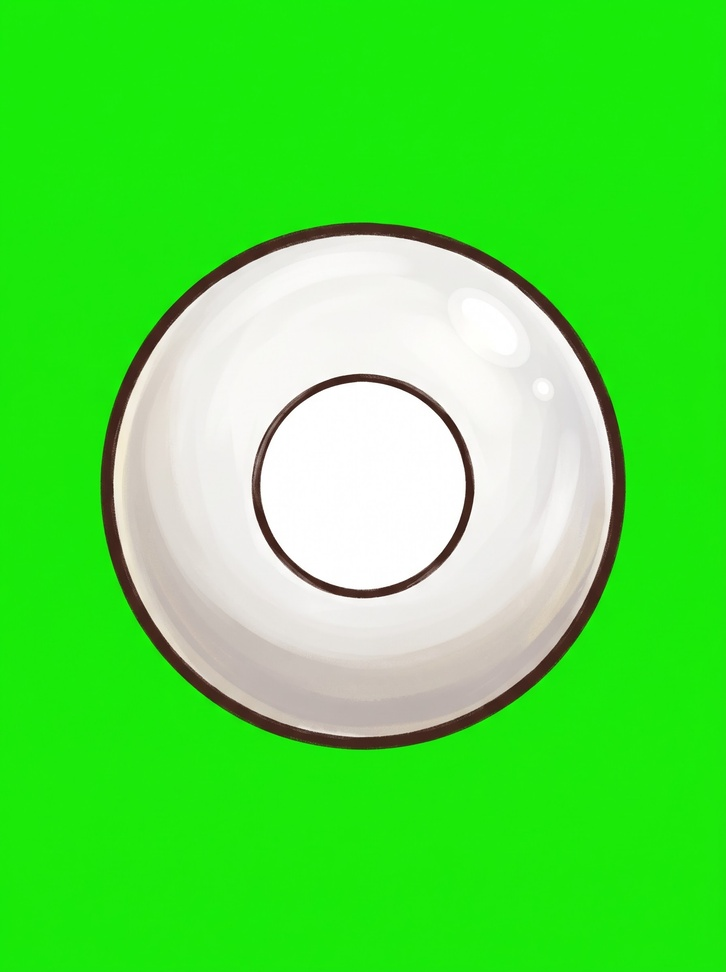
#> input picture episodes/2026-11-16_loto/accessoires/boule_loto.jpg, 726 x 972 px, shrunk from 1792 x 2400 before the run; its folder holds only this picture in this run
$ python detourer.py
#> lines starting #> are read from the running program, lines starting #| are printed output that depends on the picture
"""Détoure les accessoires Gemini sur fond vert (accessoires/*.jpg -> props/*.png) : alpha = 1 - clip((g - max(r, b) - 40) / 80),
vert résiduel retiré des bords (despill), recadrage au contenu."""
import glob, os, numpy as np
from PIL import Image
D = os.path.dirname(os.path.abspath(__file__)); os.makedirs(f'{D}/props', exist_ok=True)
for f in glob.glob(f'{D}/accessoires/*.jpg'):
    a = np.asarray(Image.open(f).convert('RGB')).astype(np.float32); r, g, b = a[..., 0], a[..., 1], a[..., 2]
#> after `r, g, b = (a[..., 0], a[..., 1], a[..., 2])`:
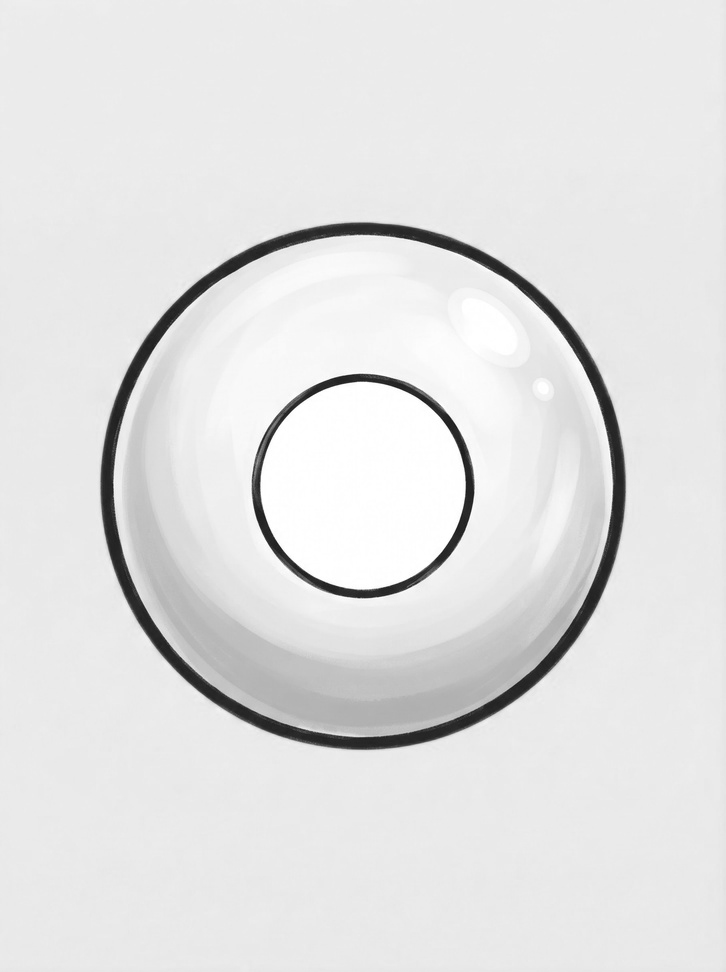
#> g: shape (972, 726) float32; min 19, max 255, mean 226
#> after `r, g, b = (a[..., 0], a[..., 1], a[..., 2])`:
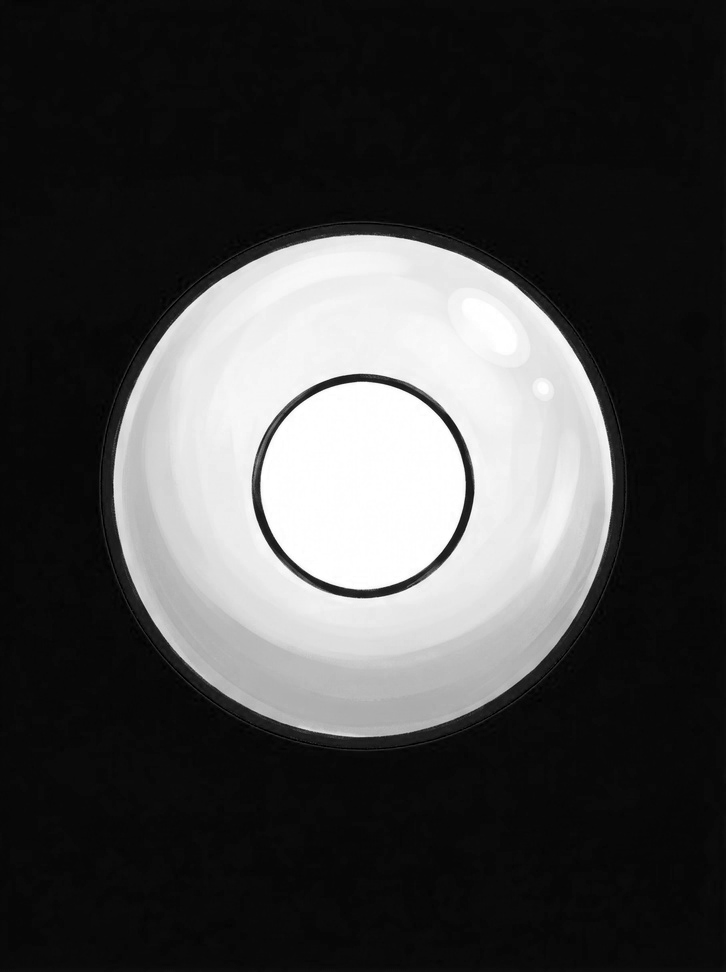
#> b: shape (972, 726) float32; min 0, max 255, mean 68.7
    al = 1-np.clip((g-np.maximum(r, b)-40)/80, 0, 1)
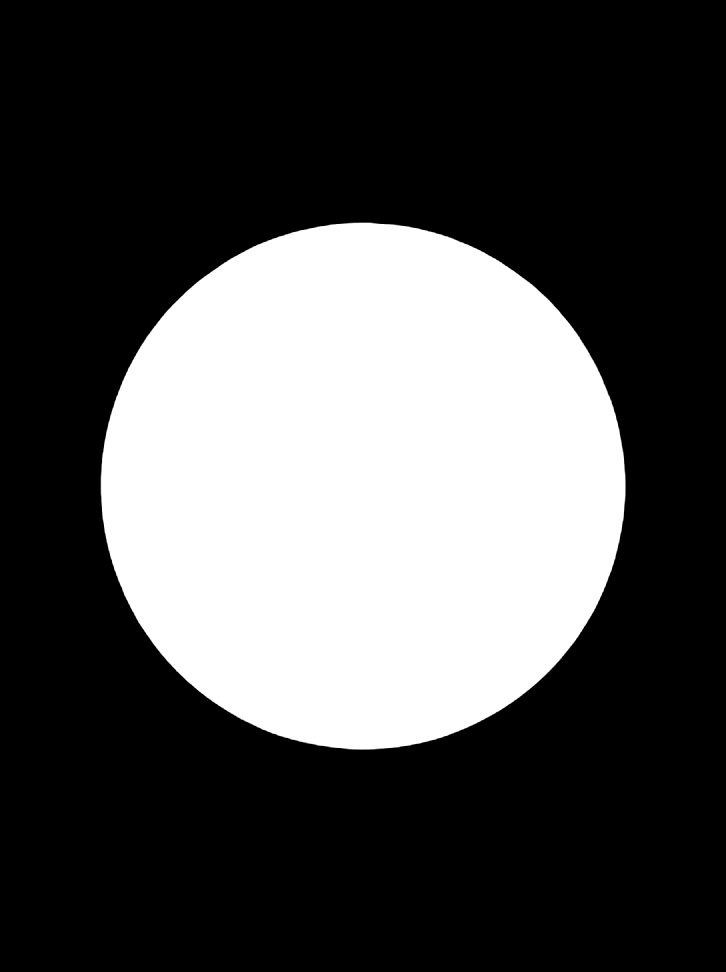
#> al: shape (972, 726) float32; min 0, max 1, mean 0.307
    a[..., 1] = np.minimum(g, np.maximum(r, b)+10)                     # despill
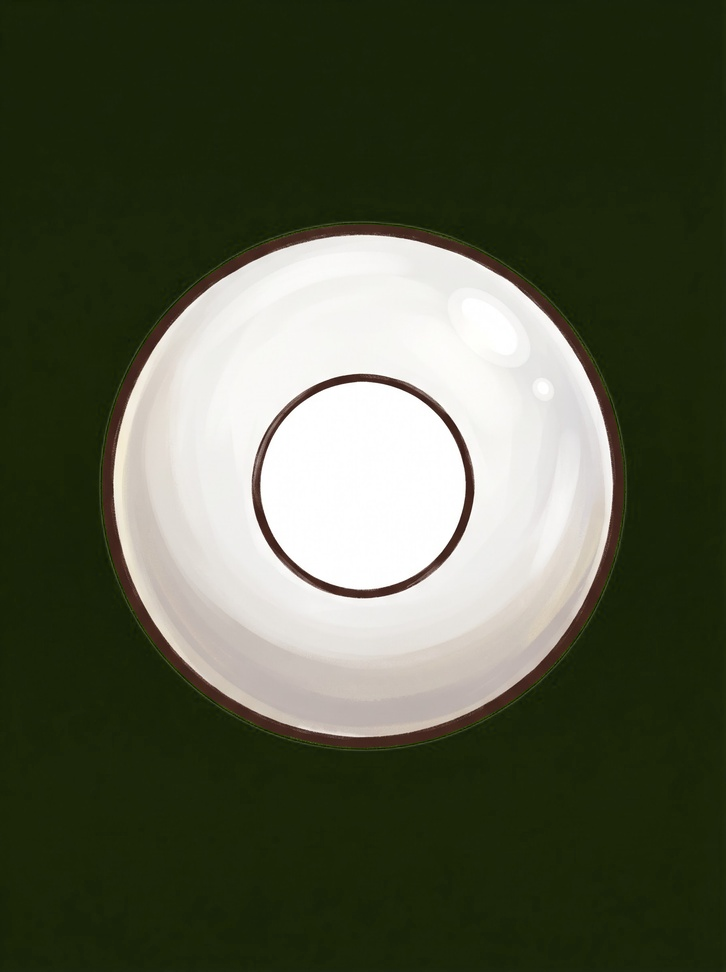
#> a: shape (972, 726, 3) float32; mean R, G, B 83.5, 88.6, 68.6
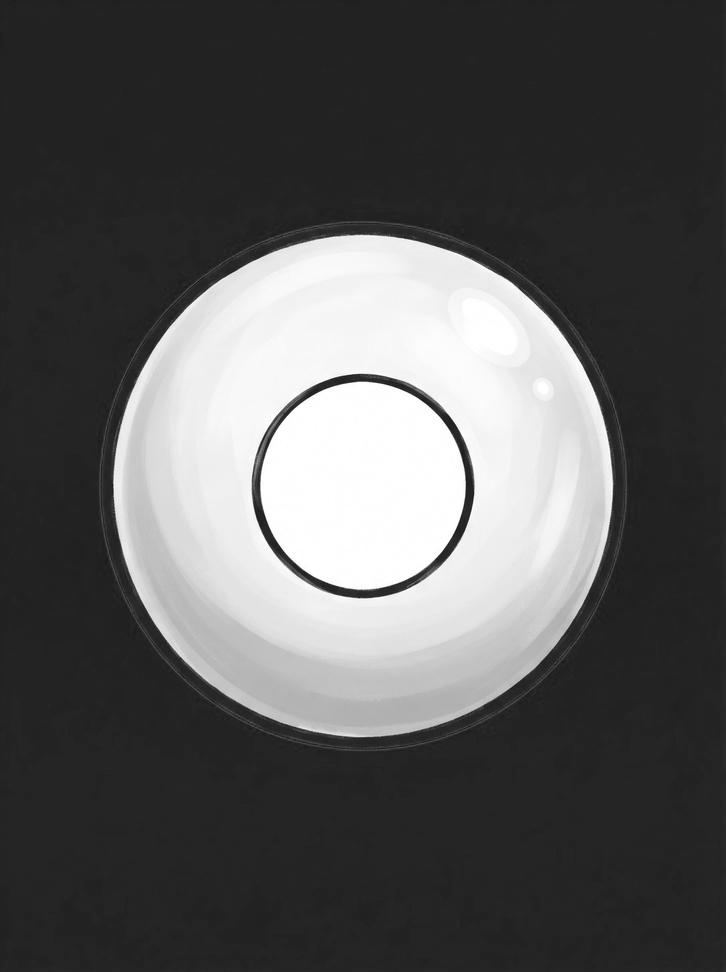
#> g: shape (972, 726) float32; min 19, max 255, mean 88.8
    im = Image.fromarray(np.dstack([a, al*255]).astype(np.uint8), 'RGBA'); im = im.crop(im.getchannel('A').point(lambda v: 255 if v > 8 else 0).getbbox())
#> after `im = Image.fromarray(np.dstack([a, al * 255]).astype(np.uint8), 'RGBA'`:
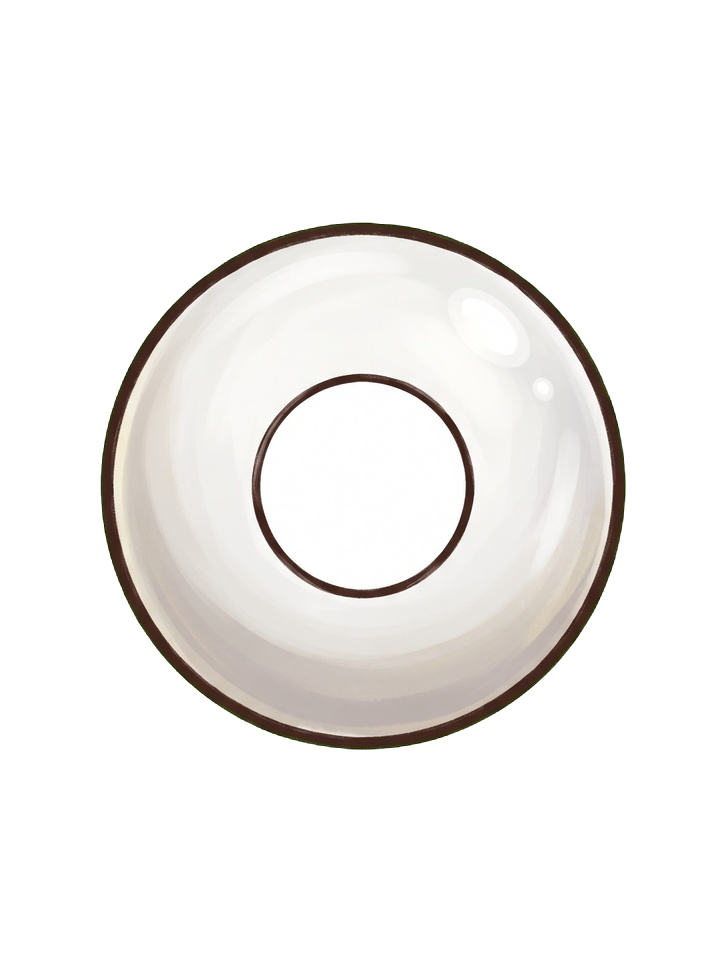
#> im: PIL image 726x972 RGBA; mean R, G, B, A 83.5, 88.8, 68.7, 78.3; transparent parts drawn white
#> after `im = im.crop(im.getchannel('A').point(lambda v: 255 if v > 8 else 0).g`:
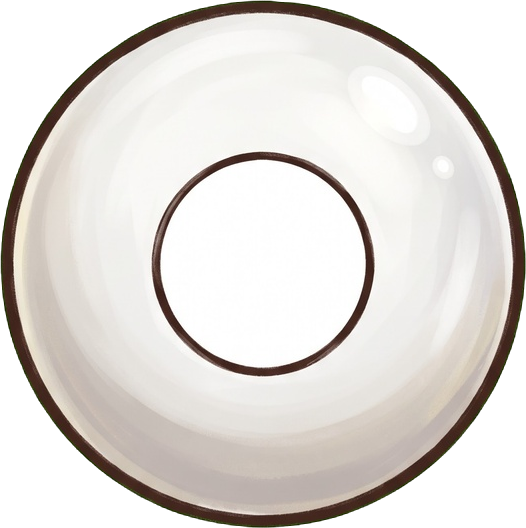
#> im: PIL image 526x528 RGBA; mean R, G, B, A 173.1, 171, 161.1, 199; transparent parts drawn white
    im.save(f'{D}/props/{os.path.basename(f)[:-4]}.png'); print(os.path.basename(f), im.size)
#| boule_loto.jpg (526, 528)

$ run again, on episodes/2026-11-16_loto/accessoires/grille_loto.jpg
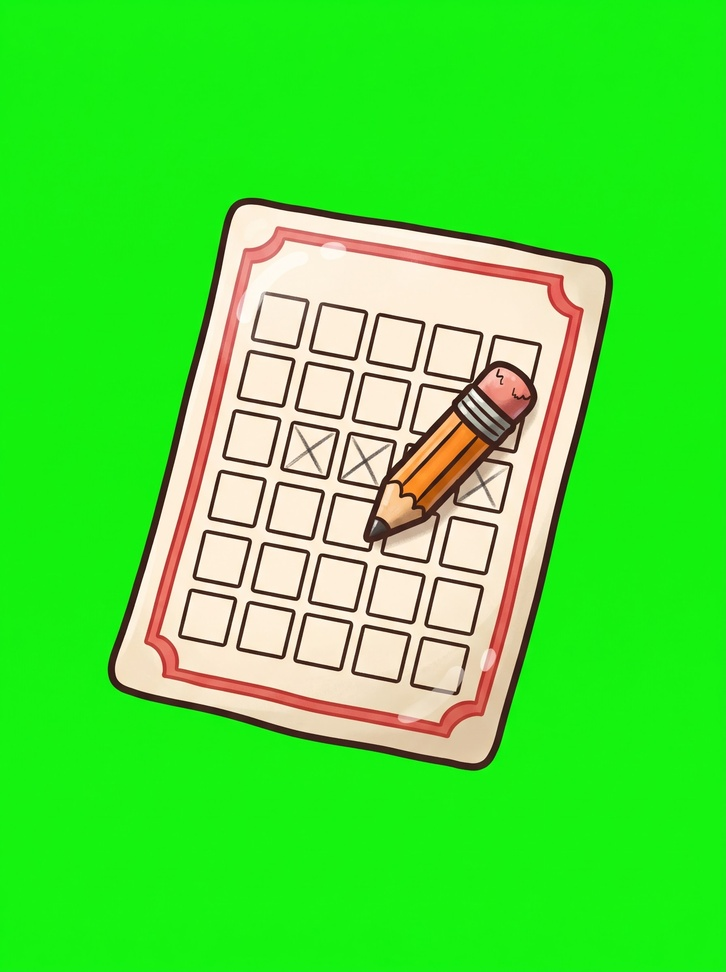
#> input picture episodes/2026-11-16_loto/accessoires/grille_loto.jpg, 726 x 972 px, shrunk from 1792 x 2400 before the run
#> `a[..., 1] = np.minimum(g, np.maximum(r, b)+10)`:
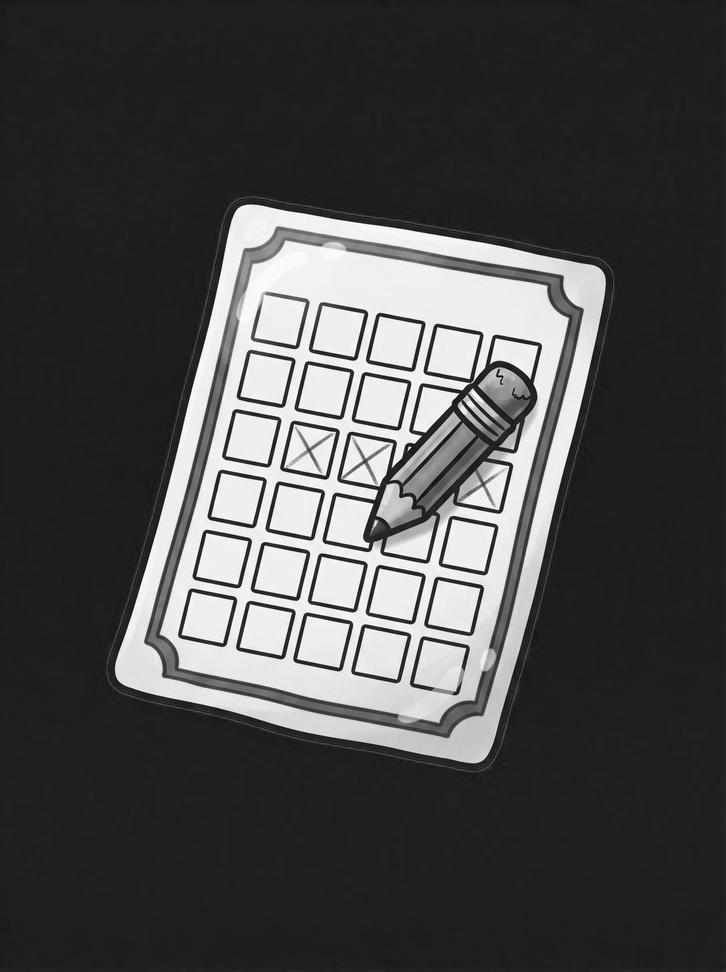
#> g: shape (972, 726) float32; min 3, max 255, mean 74.8
#> `im = im.crop(im.getchannel('A').point(lambda v: 255 if v > 8 else 0).g`:
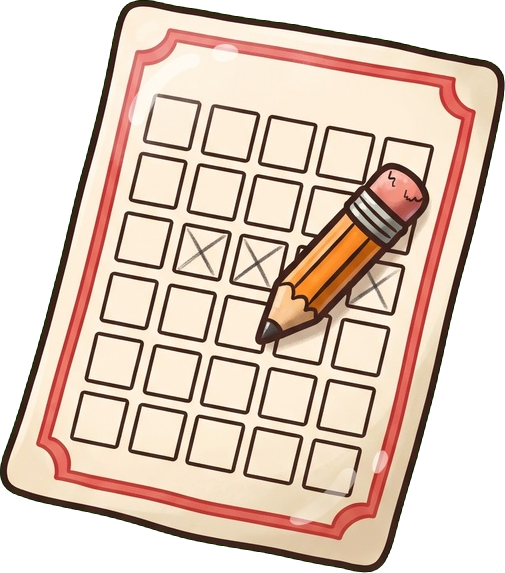
#> im: PIL image 505x573 RGBA; mean R, G, B, A 156, 138.4, 119.8, 181.5; transparent parts drawn white
#| grille_loto.jpg (505, 573)
